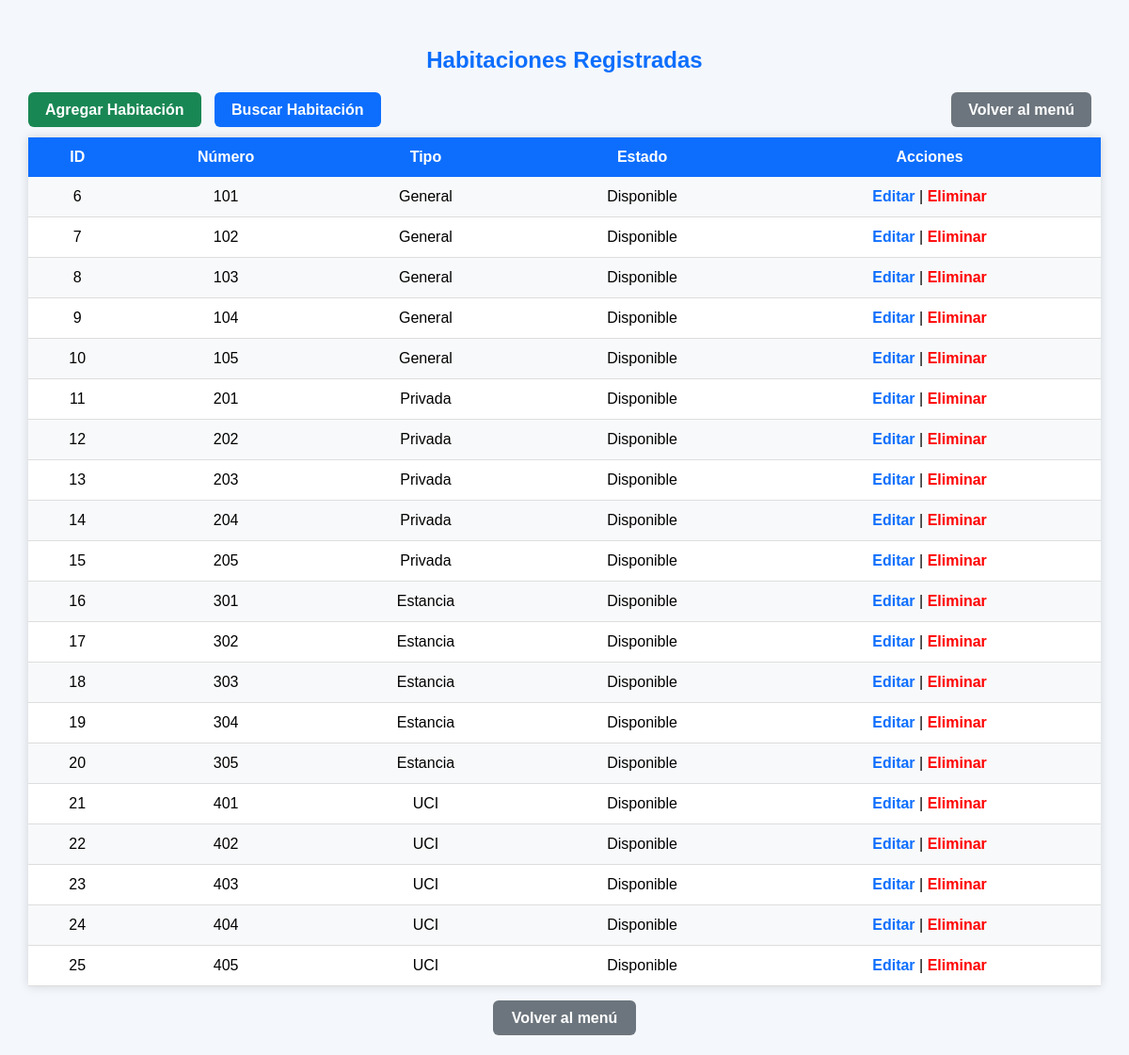
/habitaciones/listar.php, run on the app's committed database.
### tables this page shows
CREATE TABLE IF NOT EXISTS `habitaciones` (
  `id_habitacion` int NOT NULL AUTO_INCREMENT,
  `numero` varchar(10) NOT NULL,
  `tipo` varchar(50) DEFAULT NULL,
  `estado` enum('Disponible','Ocupada','Mantenimiento') DEFAULT 'Disponible',
  PRIMARY KEY (`id_habitacion`)
);

### habitaciones/listar.php (the view, shortened to what this page needs)
<?php
include("../config/conexion.php");
$sql = "SELECT * FROM habitaciones";
$resultado = $conn->query($sql);
?>
<!DOCTYPE html>
<html lang="es">
<head>
</head>
<body>
<h2>Habitaciones Registradas</h2>
<div class="botones">
<div class="izquierda">
<a class="agregar" href="agregar.php">Agregar Habitación</a>
<a class="buscar" href="buscar.php">Buscar Habitación</a>
</div>
<div class="derecha">
<a class="menu" href="../index.php">Volver al menú</a>
</div>
</div>
<table>
<tr>
<th>ID</th>
<th>Número</th>
<th>Tipo</th>
<th>Estado</th>
<th>Acciones</th>
</tr>
<?php while($fila = $resultado->fetch_assoc()){ ?>
<tr>
<td><?php echo $fila['id_habitacion']; ?></td>
<td><?php echo $fila['numero']; ?></td>
<td><?php echo $fila['tipo']; ?></td>
<td><?php echo $fila['estado']; ?></td>
<td>
<a class="editar" href="editar.php?id=<?php echo $fila['id_habitacion']; ?>">
Editar
</a>
|
<a class="eliminar" href="eliminar.php?id=<?php echo $fila['id_habitacion']; ?>">
Eliminar
</a>
</td>
</tr>
<?php } ?>
</table>
<div class="abajo">
<a href="../index.php">Volver al menú</a>
</div>
</body>
</html>

### habitaciones/listar.php (style rules this page uses)
body { font-family:Arial, Helvetica, sans-serif; background:#f4f7fb; margin:0; padding:30px; }
h2 { text-align:center; color:#0d6efd; margin-bottom:30px; }
.botones { display:flex; justify-content:space-between; margin-bottom:20px; flex-wrap:wrap; }
.izquierda a, .derecha a { text-decoration:none; color:white; padding:10px 18px; border-radius:6px; margin-right:10px; font-weight:bold; }
.agregar { background:#198754; }
.buscar { background:#0d6efd; }
.menu { background:#6c757d; }
table { width:100%; border-collapse:collapse; background:white; box-shadow:0 0 10px rgba(0,0,0,.15); }
th { background:#0d6efd; color:white; padding:12px; }
td { padding:12px; text-align:center; border-bottom:1px solid #ddd; }
tr:nth-child(even) { background:#f8f9fa; }
.editar { color:#0d6efd; text-decoration:none; font-weight:bold; }
.eliminar { color:red; text-decoration:none; font-weight:bold; }
.abajo { text-align:center; margin-top:25px; }
.abajo a { background:#6c757d; color:white; text-decoration:none; padding:10px 20px; border-radius:6px; font-weight:bold; }

### data on the page
habitaciones: id_habitacion "6", numero "101", tipo "General", estado "Disponible"
habitaciones: id_habitacion "7", numero "102", tipo "General", estado "Disponible"
habitaciones: id_habitacion "8", numero "103", tipo "General", estado "Disponible"
habitaciones: id_habitacion "9", numero "104", tipo "General", estado "Disponible"
habitaciones: id_habitacion "10", numero "105", tipo "General", estado "Disponible"
habitaciones: id_habitacion "11", numero "201", tipo "Privada", estado "Disponible"
habitaciones: id_habitacion "12", numero "202", tipo "Privada", estado "Disponible"
habitaciones: id_habitacion "13", numero "203", tipo "Privada", estado "Disponible"
habitaciones: id_habitacion "14", numero "204", tipo "Privada", estado "Disponible"
habitaciones: id_habitacion "15", numero "205", tipo "Privada", estado "Disponible"
habitaciones: id_habitacion "16", numero "301", tipo "Estancia", estado "Disponible"
habitaciones: id_habitacion "17", numero "302", tipo "Estancia", estado "Disponible"
habitaciones: id_habitacion "18", numero "303", tipo "Estancia", estado "Disponible"
habitaciones: id_habitacion "19", numero "304", tipo "Estancia", estado "Disponible"
habitaciones: id_habitacion "20", numero "305", tipo "Estancia", estado "Disponible"
habitaciones: id_habitacion "21", numero "401", tipo "UCI", estado "Disponible"
habitaciones: id_habitacion "22", numero "402", tipo "UCI", estado "Disponible"
habitaciones: id_habitacion "23", numero "403", tipo "UCI", estado "Disponible"
habitaciones: id_habitacion "24", numero "404", tipo "UCI", estado "Disponible"
habitaciones: id_habitacion "25", numero "405", tipo "UCI", estado "Disponible"
